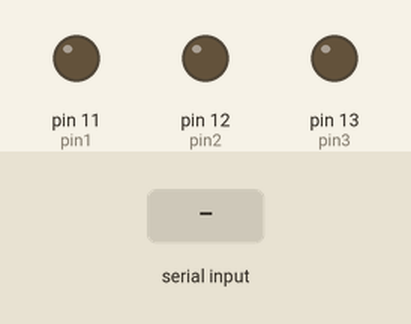
A sketch run on a simulated Arduino Uno, built with avr-gcc and run on an emulated ATmega328P. Shown: output pins drawn as LEDs (lit = HIGH). The inputs (shaded band) are chosen by the test bench.

Above: at 1.2 s.
1.3 s: "1" received over Serial
At 1.7 s:
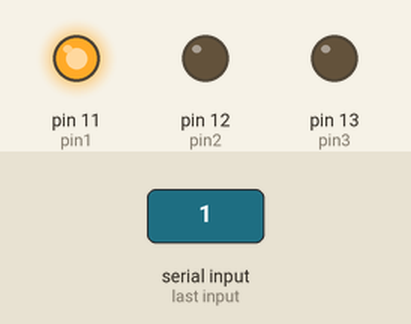
2.8 s: "2" received over Serial
At 4.0 s:
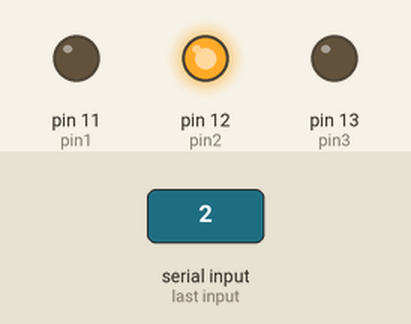
4.3 s: "3" received over Serial
At 5.2 s:
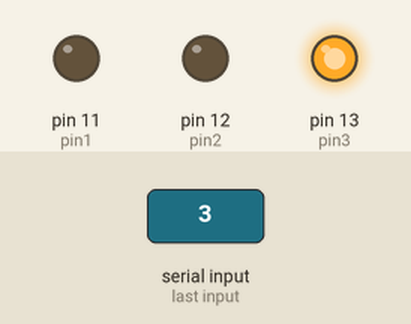
Timing chart, 0 to 7.3 s (numbered marks = the images above; inputs shaded):
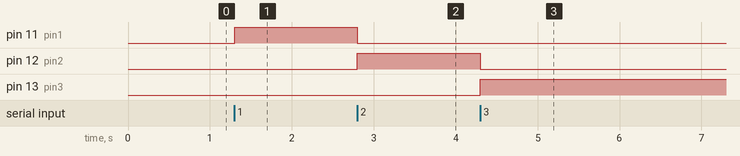

The sketch:

Led_con_funciones2.ino
```cpp
// Autor: Alejandro Mancilla Huanca - (+591)65537461
// Contacto: alejandro.mancilla.umsa@gmail.com
char pin;
int pin1=11;
int pin2=12;
int pin3=13;

void setup() {
pinMode(pin1, OUTPUT);
pinMode(pin2, OUTPUT);
pinMode(pin3, OUTPUT);
Serial.begin(9600);
}

void loop() {
  if(Serial.available()>0)
  {
    pin=Serial.read();
    encender(pin);
  }

}

void encender(char pin)
{
  switch(pin)
  {
    case '1' :
      digitalWrite(pin1, HIGH);
      digitalWrite(pin2, LOW);
      digitalWrite(pin3, LOW);
      break;

     case '2' :
      digitalWrite(pin1, LOW);
      digitalWrite(pin2, HIGH);
      digitalWrite(pin3, LOW);
      break;

     case '3' :
      digitalWrite(pin1, LOW);
      digitalWrite(pin2, LOW);
      digitalWrite(pin3, HIGH);
      break;
  }
}
```

Measured:
- after the input at 1.3 s, pin 11 (pin1): LOW → HIGH at once
- after the input at 2.8 s, pin 11 (pin1): HIGH → LOW at once; pin 12 (pin2): LOW → HIGH at once
- after the input at 4.3 s, pin 12 (pin2): HIGH → LOW at once; pin 13 (pin3): LOW → HIGH at once
